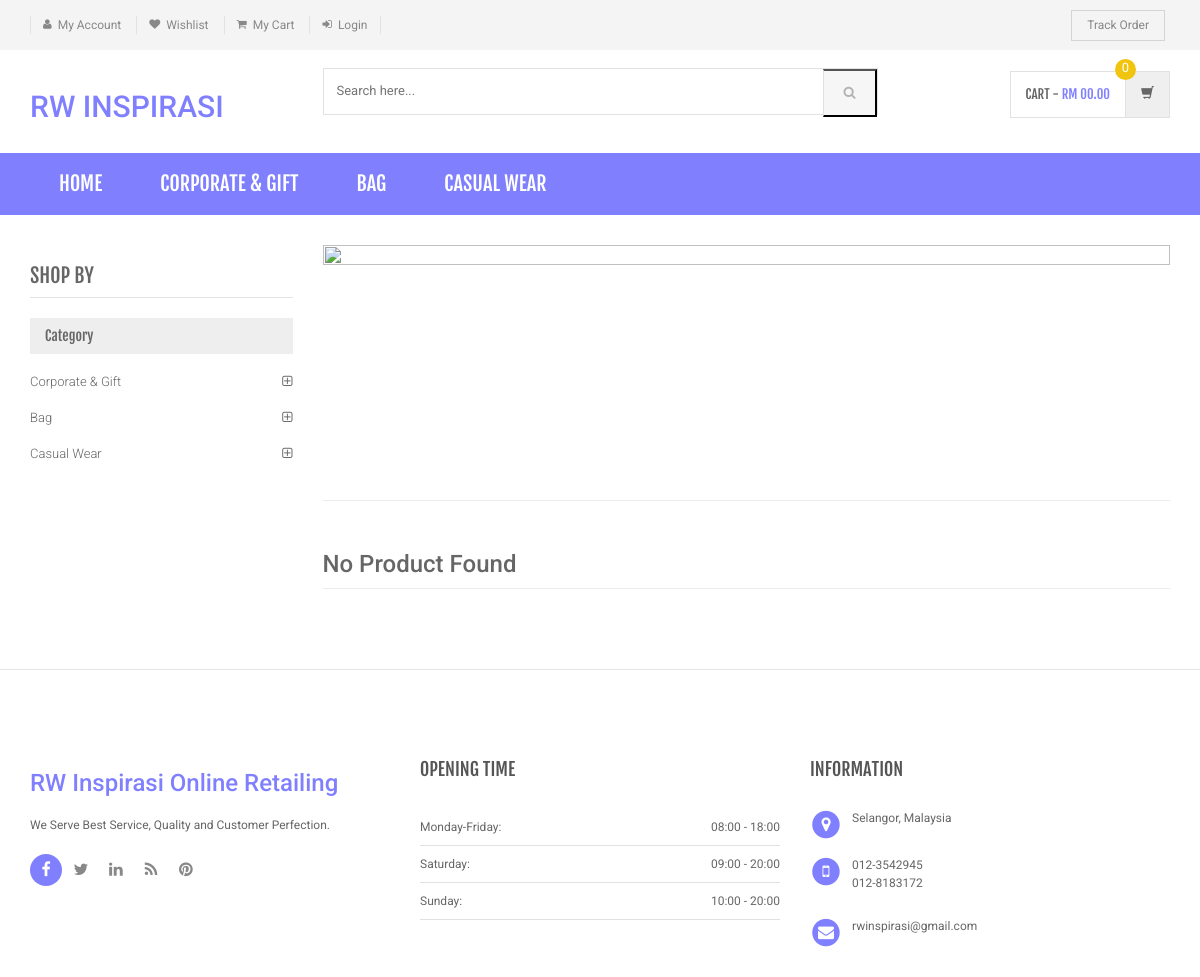
Page /sub-category.php?scid=15 on the committed database.
### tables this page shows
CREATE TABLE `category` (
  `id` int(11) NOT NULL,
  `categoryName` varchar(255) DEFAULT NULL,
  `categoryDescription` longtext,
  `creationDate` timestamp NOT NULL DEFAULT CURRENT_TIMESTAMP,
  `updationDate` varchar(255) DEFAULT NULL
);

### sub-category.php (the view, shortened to what this page needs)
<?php
include('includes/config.php');
$cid=intval($_GET['scid']);
?>
<!DOCTYPE html>
<html lang="en">
	<head>
	    <link rel="stylesheet" href="assets/css/bootstrap.min.css">
	    <link rel="stylesheet" href="assets/css/main.css">
	    <link rel="stylesheet" href="assets/css/green.css">
	    <link rel="stylesheet" href="assets/css/owl.carousel.css">
		<link rel="stylesheet" href="assets/css/owl.transitions.css">
		<link href="assets/css/lightbox.css" rel="stylesheet">
		<link rel="stylesheet" href="assets/css/animate.min.css">
		<link rel="stylesheet" href="assets/css/rateit.css">
		<link rel="stylesheet" href="assets/css/bootstrap-select.min.css">
		<link rel="stylesheet" href="assets/css/config.css">
		<link href="assets/css/green.css" rel="alternate stylesheet" title="Green color">
		<link href="assets/css/blue.css" rel="alternate stylesheet" title="Blue color">
		<link href="assets/css/red.css" rel="alternate stylesheet" title="Red color">
		<link href="assets/css/orange.css" rel="alternate stylesheet" title="Orange color">
		<link href="assets/css/dark-green.css" rel="alternate stylesheet" title="Darkgreen color">
		<link rel="stylesheet" href="assets/css/font-awesome.min.css">
	</head>
    <body class="cnt-home">
<header class="header-style-1">
<?php include('includes/top-header.php');?>
<?php include('includes/main-header.php');?>
<?php include('includes/menu-bar.php');?>
</header>
<div class="body-content outer-top-xs">
	<div class='container'>
		<div class='row outer-bottom-sm'>
			<div class='col-md-3 sidebar'>
	            <div class="sidebar-module-container">
	            	<h3 class="section-title">shop by</h3>
	            	<div class="sidebar-filter">
<div class="sidebar-widget wow fadeInUp outer-bottom-xs ">
	<div class="widget-header m-t-20">
		<h4 class="widget-title">Category</h4>
	</div>
	<div class="sidebar-widget-body m-t-10">
	         <?php $sql=mysqli_query($con,"select id,categoryName  from category");
while($row=mysqli_fetch_array($sql))
{
    ?>
		<div class="accordion">
	    	<div class="accordion-group">
	            <div class="accordion-heading">
	                <a href="category.php?cid=<?php echo $row['id'];?>"  class="accordion-toggle collapsed">
	                   <?php echo $row['categoryName'];?>
	                </a>
	            </div>
	        </div>
	    </div>
	    <?php } ?>
	</div>
</div>
	            	</div>
	            </div>
            </div>
			<div class='col-md-9'>
	<div id="category" class="category-carousel hidden-xs">
		<div class="item">
			<div class="image">
				<img src="assets/images/banners/cat-banner-2.png" alt="" class="img-responsive">
			</div>
			<div class="container-fluid">
				<div class="caption vertical-top text-left">
					<div class="big-text">
						<br />
					</div>
					       <?php $sql=mysqli_query($con,"select subcategory  from subcategory where id='$cid'");
while($row=mysqli_fetch_array($sql))
{
    ?>
					<div class="excerpt hidden-sm hidden-md">
					</div>
			<?php } ?>
				</div>
			</div>
		</div>
</div>
				<div class="search-result-container">
					<div id="myTabContent" class="tab-content">
						<div class="tab-pane active " id="grid-container">
							<div class="category-product  inner-top-vs">
								<div class="row">
			<?php
$ret=mysqli_query($con,"select * from products where subCategory='$cid'");
$num=mysqli_num_rows($ret);
if($num>0)
{
while ($row=mysqli_fetch_array($ret))
{?>
		<div class="col-sm-6 col-md-4 wow fadeInUp">
			<div class="products">
	<div class="product">
		<div class="product-image">
			<div class="image">
				<a href="product-details.php?pid=<?php echo htmlentities($row['id']);?>"><img  src="assets/images/blank.gif" data-echo="admin/productimages/<?php echo htmlentities($row['id']);?>/<?php echo htmlentities($row['productImage1']);?>" alt="" width="200" height="300"></a>
			</div>
		</div>
		<div class="product-info text-left">
			<h3 class="name"><a href="product-details.php?pid=<?php echo htmlentities($row['id']);?>"><?php echo htmlentities($row['productName']);?></a></h3>
			<div class="rating rateit-small"></div>
			<div class="description"></div>
			<div class="product-price">
				<span class="price">
					RM <?php echo htmlentities($row['productPrice']);?>			</span>
										     <span class="price-before-discount">RM <?php echo htmlentities($row['productPriceBeforeDiscount']);?></span>
			</div>
		</div>
					<div class="cart clearfix animate-effect">
				<div class="action">
					<ul class="list-unstyled">
						<li class="add-cart-button btn-group">
						<?php if($row['productAvailability']=='In Stock'){?>
										<button class="btn btn-primary icon" data-toggle="dropdown" type="button">
								<i class="fa fa-shopping-cart"></i>
							</button>
							<a href="category.php?page=product&action=add&id=<?php echo $row['id']; ?>">
							<button class="btn btn-primary" type="button">Add to cart</button></a>
								<?php } else {?>
							<div class="action" style="color:red">Out of Stock</div>
					<?php } ?>
						</li>
		                <li class="lnk wishlist">
							<a class="add-to-cart" href="category.php?pid=<?php echo htmlentities($row['id'])?>&&action=wishlist" title="Wishlist">
								 <i class="icon fa fa-heart"></i>
							</a>
						</li>
					</ul>
				</div>
			</div>
			</div>
			</div>
		</div>
	  <?php } } else {?>
		<div class="col-sm-6 col-md-4 wow fadeInUp"> <h3>No Product Found</h3>
		</div>
<?php } ?>
										</div>
							</div>
						</div>
				</div>
			</div>
		</div></div>
		<?php include('includes/brands-slider.php');?>
<?php include('includes/footer.php');?>
</body>
</html>

### includes/menu-bar.php (shortened to what this page needs)
<div class="header-nav animate-dropdown">
    <div class="container">
        <div class="yamm navbar navbar-default" role="navigation">
            <div class="nav-bg-class">
                <div class="navbar-collapse collapse" id="mc-horizontal-menu-collapse">
	<div class="nav-outer">
		<ul class="nav navbar-nav">
			<li class="active dropdown yamm-fw">
				<a href="index.php" data-hover="dropdown" class="dropdown-toggle">Home</a>
			</li>
              <?php $sql=mysqli_query($con,"select id,categoryName  from category limit 6");
while($row=mysqli_fetch_array($sql))
{
    ?>
			<li class="dropdown yamm">
				<a href="category.php?cid=<?php echo $row['id'];?>"> <?php echo $row['categoryName'];?></a>
			</li>
			<?php } ?>
		</ul>
		<div class="clearfix"></div>
	</div>
</div>
            </div>
        </div>
    </div>
</div>

### assets/css/green.css (style rules this page uses)
a { color: #8080ff; }
.header-style-1 .header-nav { background: #8080ff; }
.cnt-home .header-style-1 .header-nav .navbar .navbar-nav > li.active { background: #8080ff; }
.sidebar .sidebar-module-container .sidebar-widget .sidebar-widget-body .accordion .accordion-group .accordion-heading .accordion-toggle, .sidebar .sidebar-module-container .sidebar-widget .sidebar-widget-body .accordion .accordion-group .accordion-heading .accordion-toggle:hover, .sidebar .sidebar-module-container .sidebar-widget .sidebar-widget-body .accordion .accordion-group .accordion-heading .accordion-toggle:focus, .sidebar .sidebar-module-container .sidebar-widget .sidebar-widget-body .accordion .accordion-group .accordion-heading .accordion-toggle:after { color: #8080ff; }

### assets/css/lightbox.css (style rules this page uses)
body:after { content: url(../images/close.png) url(../images/loading.gif) url(../images/prev.png) url(../images/next.png); display: none; }

### assets/css/blue.css (style rules this page uses)
a { color: #3498db; }
.header-style-1 .header-nav { background: #3498db; }
.cnt-home .header-style-1 .header-nav .navbar .navbar-nav > li.active { background: #1d6ca1; }
.sidebar .sidebar-module-container .sidebar-widget .sidebar-widget-body .accordion .accordion-group .accordion-heading .accordion-toggle, .sidebar .sidebar-module-container .sidebar-widget .sidebar-widget-body .accordion .accordion-group .accordion-heading .accordion-toggle:hover, .sidebar .sidebar-module-container .sidebar-widget .sidebar-widget-body .accordion .accordion-group .accordion-heading .accordion-toggle:focus, .sidebar .sidebar-module-container .sidebar-widget .sidebar-widget-body .accordion .accordion-group .accordion-heading .accordion-toggle:after { color: #3498db; }

### assets/css/red.css (style rules this page uses)
a { color: #ff6c6c; }
.header-style-1 .header-nav { background: #ff6c6c; }
.cnt-home .header-style-1 .header-nav .navbar .navbar-nav > li.active { background: #ff1a1a; }
.sidebar .sidebar-module-container .sidebar-widget .sidebar-widget-body .accordion .accordion-group .accordion-heading .accordion-toggle, .sidebar .sidebar-module-container .sidebar-widget .sidebar-widget-body .accordion .accordion-group .accordion-heading .accordion-toggle:hover, .sidebar .sidebar-module-container .sidebar-widget .sidebar-widget-body .accordion .accordion-group .accordion-heading .accordion-toggle:focus, .sidebar .sidebar-module-container .sidebar-widget .sidebar-widget-body .accordion .accordion-group .accordion-heading .accordion-toggle:after { color: #ff6c6c; }

### assets/css/orange.css (style rules this page uses)
a { color: #f39c12; }
.header-style-1 .header-nav { background: #f39c12; }
.cnt-home .header-style-1 .header-nav .navbar .navbar-nav > li.active { background: #ab6c09; }
.sidebar .sidebar-module-container .sidebar-widget .sidebar-widget-body .accordion .accordion-group .accordion-heading .accordion-toggle, .sidebar .sidebar-module-container .sidebar-widget .sidebar-widget-body .accordion .accordion-group .accordion-heading .accordion-toggle:hover, .sidebar .sidebar-module-container .sidebar-widget .sidebar-widget-body .accordion .accordion-group .accordion-heading .accordion-toggle:focus, .sidebar .sidebar-module-container .sidebar-widget .sidebar-widget-body .accordion .accordion-group .accordion-heading .accordion-toggle:after { color: #f39c12; }

### assets/css/dark-green.css (style rules this page uses)
a { color: #12cca7; }
.header-style-1 .header-nav { background: #12cca7; }
.cnt-home .header-style-1 .header-nav .navbar .navbar-nav > li.active { background: #0b816a; }
.sidebar .sidebar-module-container .sidebar-widget .sidebar-widget-body .accordion .accordion-group .accordion-heading .accordion-toggle, .sidebar .sidebar-module-container .sidebar-widget .sidebar-widget-body .accordion .accordion-group .accordion-heading .accordion-toggle:hover, .sidebar .sidebar-module-container .sidebar-widget .sidebar-widget-body .accordion .accordion-group .accordion-heading .accordion-toggle:focus, .sidebar .sidebar-module-container .sidebar-widget .sidebar-widget-body .accordion .accordion-group .accordion-heading .accordion-toggle:after { color: #12cca7; }

### rows in the picture
category: categoryName "CORPORATE & GIFT", categoryName "Corporate & Gift"
category: categoryName "BAG", categoryName "Bag"
category: categoryName "CASUAL WEAR", categoryName "Casual Wear"
